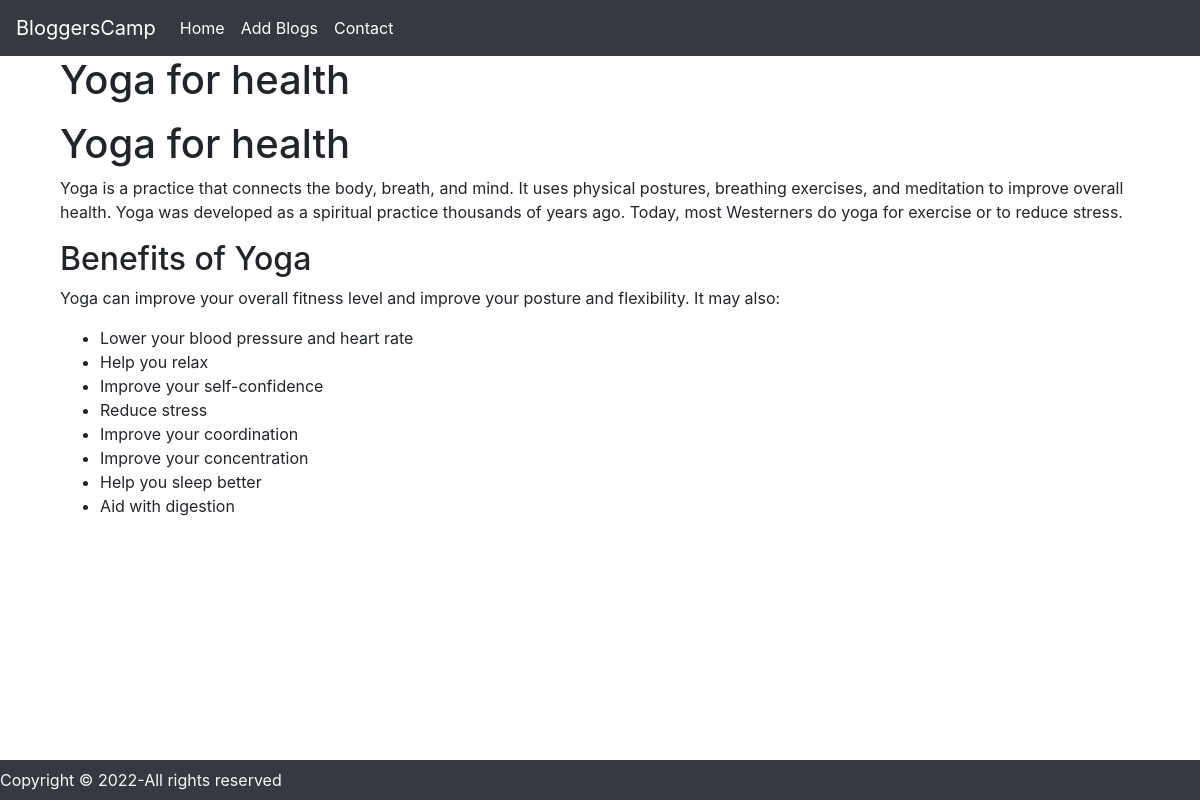
The app's page /blogpost/yoga with its own data.
### blog/models.py (models this page shows, shortened)
class blogs(models.Model):
    sno=models.AutoField(primary_key=True)
    title = models.CharField(max_length=300)
    slug = models.CharField(max_length=300)
    content = models.TextField()
    time=models.DateTimeField(auto_now_add=True)
    shortdesc=models.CharField(max_length=300, default="")

### blog/views.py (the view)
# urls.py: path('blogpost/<str:slug>', views.blogpost, name='blogpost'),
def blogpost(request,slug):
    req=blogs.objects.filter(slug=slug).first()
    context={'req': req}
    return render(request,'blogpost.html',context)

### templates/blogpost.html (shortened to what this page needs)
{% extends 'index.html'%}
{% block body %}
<div class="container-fluid">
    <h1>{{req.title}}</h1>
    <p>{{req.content|safe}}</p>
</div>
<footer class="text-light bg-dark position-absolute fixed-bottom">
    <p class="text-centre my-0 py-2">
      Copyright &copy; 2022-All rights reserved
    </p>
  </footer>
{% endblock body %}

### records on screen
blogs: title "Yoga for health", content "Yoga for health Yoga is a practice that connects the body, breath, and mind. It uses physical postures, breathing exercises, and meditation to improve overall health. Yoga was developed as a spiritual practice thousands of years ago. Today, most Westerners do yoga for exercise or to reduce stress. Benefits of Yoga Yoga can improve your overall fitness level and improve your posture and flexibility. It may also: Lower your blood pressure and heart rate Help you relax Improve your self-confidence Reduce stress Improve your coordination Improve your concentration Help you sleep better Aid with digestion"
